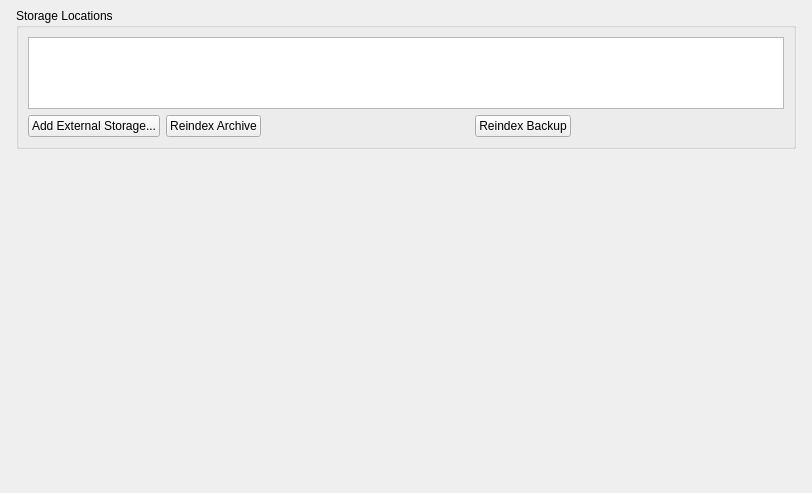
<?xml version="1.0" encoding="UTF-8"?>
<ui version="4.0">
 <class>StorageConfigWidget</class>
 <widget class="QWidget" name="StorageConfigWidget">
  <property name="geometry">
   <rect>
    <x>0</x>
    <y>0</y>
    <width>812</width>
    <height>493</height>
   </rect>
  </property>
  <layout class="QVBoxLayout" name="widgetLayout" stretch="0,0,0,0,0,0">
   <property name="spacing">
    <number>0</number>
   </property>
   <property name="leftMargin">
    <number>0</number>
   </property>
   <property name="topMargin">
    <number>0</number>
   </property>
   <property name="rightMargin">
    <number>0</number>
   </property>
   <property name="bottomMargin">
    <number>0</number>
   </property>
   <item>
    <layout class="QVBoxLayout" name="mainLayout">
     <property name="spacing">
      <number>24</number>
     </property>
     <property name="leftMargin">
      <number>16</number>
     </property>
     <property name="topMargin">
      <number>8</number>
     </property>
     <property name="rightMargin">
      <number>16</number>
     </property>
     <property name="bottomMargin">
      <number>8</number>
     </property>
     <item>
      <widget class="QGroupBox" name="storagesGroupBox">
       <property name="sizePolicy">
        <sizepolicy hsizetype="Preferred" vsizetype="Maximum">
         <horstretch>0</horstretch>
         <verstretch>0</verstretch>
        </sizepolicy>
       </property>
       <property name="title">
        <string>Storage Locations</string>
       </property>
       <property name="flat">
        <bool>true</bool>
       </property>
       <layout class="QVBoxLayout" name="verticalLayout" stretch="1,0">
        <item>
         <widget class="nx::vms::client::desktop::TreeView" name="storageView">
          <property name="sizePolicy">
           <sizepolicy hsizetype="Expanding" vsizetype="Maximum">
            <horstretch>0</horstretch>
            <verstretch>0</verstretch>
           </sizepolicy>
          </property>
          <property name="autoFillBackground">
           <bool>false</bool>
          </property>
          <property name="sizeAdjustPolicy">
           <enum>QAbstractScrollArea::AdjustToContents</enum>
          </property>
          <property name="editTriggers">
           <set>QAbstractItemView::NoEditTriggers</set>
          </property>
          <property name="selectionMode">
           <enum>QAbstractItemView::NoSelection</enum>
          </property>
          <property name="selectionBehavior">
           <enum>QAbstractItemView::SelectRows</enum>
          </property>
          <property name="rootIsDecorated">
           <bool>false</bool>
          </property>
          <property name="uniformRowHeights">
           <bool>true</bool>
          </property>
          <property name="sortingEnabled">
           <bool>true</bool>
          </property>
          <property name="allColumnsShowFocus">
           <bool>true</bool>
          </property>
          <attribute name="headerVisible">
           <bool>false</bool>
          </attribute>
          <attribute name="headerStretchLastSection">
           <bool>false</bool>
          </attribute>
         </widget>
        </item>
        <item>
         <layout class="QHBoxLayout" name="horizontalLayout" stretch="0,0,0,0,0,0,0">
          <item>
           <widget class="QPushButton" name="addExtStorageToMainBtn">
            <property name="text">
             <string>Add External Storage...</string>
            </property>
           </widget>
          </item>
          <item>
           <widget class="QPushButton" name="rebuildMainButton">
            <property name="text">
             <string>Reindex Archive</string>
            </property>
           </widget>
          </item>
          <item>
           <widget class="QnStorageRebuildWidget" name="rebuildMainWidget" native="true">
            <property name="sizePolicy">
             <sizepolicy hsizetype="Expanding" vsizetype="Preferred">
              <horstretch>1</horstretch>
              <verstretch>0</verstretch>
             </sizepolicy>
            </property>
           </widget>
          </item>
          <item>
           <widget class="QPushButton" name="rebuildBackupButton">
            <property name="text">
             <string>Reindex Backup</string>
            </property>
           </widget>
          </item>
          <item>
           <widget class="nx::vms::client::desktop::HintButton" name="rebuildBackupButtonHint" native="true">
            <property name="sizePolicy">
             <sizepolicy hsizetype="Fixed" vsizetype="Fixed">
              <horstretch>0</horstretch>
              <verstretch>0</verstretch>
             </sizepolicy>
            </property>
           </widget>
          </item>
          <item>
           <widget class="QnStorageRebuildWidget" name="rebuildBackupWidget" native="true">
            <property name="sizePolicy">
             <sizepolicy hsizetype="Expanding" vsizetype="Preferred">
              <horstretch>1</horstretch>
              <verstretch>0</verstretch>
             </sizepolicy>
            </property>
           </widget>
          </item>
          <item>
           <spacer name="horizontalSpacer">
            <property name="orientation">
             <enum>Qt::Horizontal</enum>
            </property>
            <property name="sizeHint" stdset="0">
             <size>
              <width>0</width>
              <height>20</height>
             </size>
            </property>
           </spacer>
          </item>
         </layout>
        </item>
       </layout>
      </widget>
     </item>
    </layout>
   </item>
   <item>
    <spacer name="verticalSpacer">
     <property name="orientation">
      <enum>Qt::Vertical</enum>
     </property>
     <property name="sizeHint" stdset="0">
      <size>
       <width>20</width>
       <height>10</height>
      </size>
     </property>
    </spacer>
   </item>
   <item>
    <widget class="nx::vms::client::desktop::AlertBar" name="analyticsOnSystemDriveWarningLabel" native="true">
     <property name="text" stdset="0">
      <string>Analytics data can take up large amounts of space. We recommend to choose another location for it instead of the system partition.</string>
     </property>
    </widget>
   </item>
   <item>
    <widget class="nx::vms::client::desktop::AlertBar" name="analyticsOnDisabledStorageWarningLabel" native="true">
     <property name="text" stdset="0">
      <string>Analytics data will continue to be stored on the disabled storage.</string>
     </property>
    </widget>
   </item>
   <item>
    <widget class="nx::vms::client::desktop::AlertBar" name="storagesWarningLabel" native="true">
     <property name="text" stdset="0">
      <string>Recording to disabled storage location will stop. However, deleting outdated footage from it will continue.</string>
     </property>
    </widget>
   </item>
   <item>
    <widget class="nx::vms::client::desktop::AlertBar" name="usbWarningLabel" native="true">
     <property name="text" stdset="0">
      <string>Recording was enabled on the USB storage</string>
     </property>
    </widget>
   </item>
  </layout>
 </widget>
 <customwidgets>
  <customwidget>
   <class>nx::vms::client::desktop::HintButton</class>
   <extends>QWidget</extends>
   <header location="global">nx/vms/client/desktop/common/widgets/hint_button.h</header>
  </customwidget>
  <customwidget>
   <class>QnStorageRebuildWidget</class>
   <extends>QWidget</extends>
   <header location="global">ui/widgets/properties/storage_rebuild_widget.h</header>
   <container>1</container>
  </customwidget>
  <customwidget>
   <class>nx::vms::client::desktop::TreeView</class>
   <extends>QTreeView</extends>
   <header location="global">nx/vms/client/desktop/common/widgets/tree_view.h</header>
  </customwidget>
  <customwidget>
   <class>nx::vms::client::desktop::AlertBar</class>
   <extends>QWidget</extends>
   <header location="global">nx/vms/client/desktop/common/widgets/message_bar.h</header>
  </customwidget>
 </customwidgets>
 <resources/>
 <connections/>
</ui>
